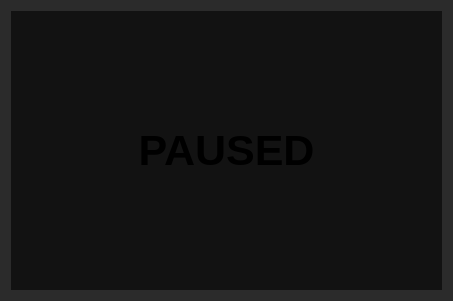
<?xml version="1.0" encoding="UTF-8"?>
<ui version="4.0">
 <class>PauseOverlay</class>
 <widget class="QWidget" name="PauseOverlay">
  <property name="geometry">
   <rect>
    <x>0</x>
    <y>0</y>
    <width>453</width>
    <height>301</height>
   </rect>
  </property>
  <property name="windowTitle">
   <string>Form</string>
  </property>
  <property name="autoFillBackground">
   <bool>false</bool>
  </property>
  <property name="styleSheet">
   <string notr="true">background-color: rgba(0, 0, 0, 150);</string>
  </property>
  <layout class="QVBoxLayout" name="verticalLayout">
   <item>
    <widget class="QLabel" name="label">
     <property name="font">
      <font>
       <pointsize>32</pointsize>
       <bold>true</bold>
      </font>
     </property>
     <property name="text">
      <string>PAUSED</string>
     </property>
     <property name="alignment">
      <set>Qt::AlignmentFlag::AlignCenter</set>
     </property>
    </widget>
   </item>
  </layout>
 </widget>
 <resources/>
 <connections/>
</ui>
